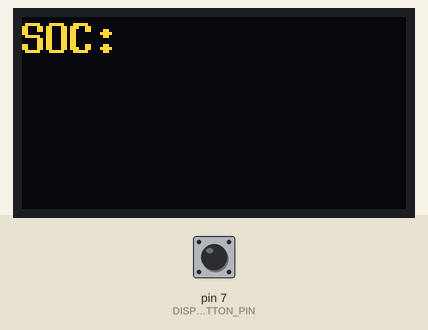
Simulated run of this program. Board: Arduino Nano, built with avr-gcc and run on an emulated ATmega328P. Shown: 128×64 one-colour display. The test bench sets the inputs (shaded band); at power-on: pin 7 (DISPLAY_BUTTON_PIN) LOW. The OLED is the two-colour kind (top 16 rows yellow); what the program prints to the serial monitor is not drawn.

Above: at 37.93 s.

The program:

main.cpp
```cpp
#include <Arduino.h>
#include <U8g2lib.h>
#include <U8x8lib.h>
#include <unistd.h>

#include "bluetooth.h"
#include "tinybms.h"
#include "util.h"
#ifdef U8X8_HAVE_HW_SPI
#include <SPI.h>
#endif
#ifdef U8X8_HAVE_HW_I2C
#include <Wire.h>
#endif

#define SERIAL_BAUD 9600
#define POLL_INTERVAL 1000

#define DISPLAY_BUTTON_PIN 7
#define DISPLAY_TIMEOUT 60000

Battery_voltage battery_voltage;
Battery_current battery_current;
Battery_soc battery_soc;
Battery_temp battery_temp;

U8X8_SSD1306_128X64_NONAME_HW_I2C u8x8(/* reset=*/U8X8_PIN_NONE);

Fprintable fu8x8(u8x8);

AltSoftSerial Serial1(SERIAL1_RX_PIN, SERIAL1_TX_PIN);

bool displayPowerSaveEnable = true;
unsigned long displayWakeCall;

void display_nobt_msg();

void setup() {
  Serial1.begin(SERIAL_BAUD);
  DEBUGP(F("Debug output enabled\r\n"));

  fSerial1.print(F("Starting TinyBMSDisplay\r\n"));
  u8x8.begin();

  while (init_bluetooth() < 0) {
    fSerial1.print(
        F("Bluetooth initialization failure. Retrying after sleep\r\n"));
    display_nobt_msg();
    delay(1000);
  }

  init_tinybms();
  u8x8.clear();

  pinMode(DISPLAY_BUTTON_PIN, INPUT);

  fSerial1.print(F("Init OK\r\n"));
}

void load_battery_data() {
  load_battery_voltage(&battery_voltage);
  load_battery_current(&battery_current);
  load_battery_soc(&battery_soc);
  load_battery_temp(&battery_temp);
}

#define float2str1(x) dtostrf(x, 3, 2, tmp)
#define float2str2(x) dtostrf(x, 3, 2, tmp1)

void display_data() {
  char tmp[6], tmp1[6];

  u8x8.setFont(u8x8_font_8x13B_1x2_f);
  u8x8.setCursor(0, 0);
  fu8x8.printf(F("SOC:     %hu%%   "), battery_soc.stateOfChargeHp / 1000000);

  u8x8.setFont(u8x8_font_pcsenior_r);

  u8x8.setCursor(0, 2);
  fu8x8.printf(F("Current: %sA "), float2str1(battery_current.pack_current));

  u8x8.setCursor(0, 3);
  fu8x8.printf(F("Voltage: %sV "),
               float2str1(battery_voltage.pack_voltage.fvoltage));

  u8x8.setFont(u8x8_font_chroma48medium8_u);

  u8x8.setCursor(0, 5);
  fu8x8.printf(F("CELL: %s-%s"),
               float2str1(battery_voltage.min_cell_voltage / 1000.0),
               float2str2(battery_voltage.max_cell_voltage / 1000.0));

  u8x8.setCursor(0, 6);
  fu8x8.printf(F("TEMP: %u %u %u C"), battery_temp.temp_sensor0 / 10,
               battery_temp.temp_sensor1 / 10, battery_temp.temp_sensor2 / 10);
}

void display_nobt_msg() {
  u8x8.clear();
  u8x8.setFont(u8x8_font_7x14B_1x2_f);
  u8x8.setCursor(0, 10);
  u8x8.print(F("No BT Connection"));
}

void check_display_wake() {

  if(digitalRead(DISPLAY_BUTTON_PIN) == HIGH) {
    DEBUGP(F("Button press detected\r\n"));
    displayWakeCall = millis();
  }

}

void loop() {
  check_display_wake();

  if(displayPowerSaveEnable && millis() - displayWakeCall > DISPLAY_TIMEOUT) {
    DEBUGP(F("Disabling display"));
    u8x8.setPowerSave(true);
  } else {
    DEBUGP(F("Enabling display"));
    u8x8.setPowerSave(false);
  }

  load_battery_data();
  display_data();
  check_display_wake();

  fSerial1.printf(F("Uptime: %us\r\n"), millis() / 1000);
  fSerial1.printf(F("Free memory: %u\r\n\r\n"), freeMemory());
  delay(POLL_INTERVAL);
}
```

bluetooth.h
```cpp
#ifndef BLUETOOTH_H
#define BLUETOOTH_H

#include <AltSoftSerial.h>
#include <Arduino.h>

#include "tinybms.h"

#define btSerial (&Serial)

#define BT_BAUD 38400

int init_bluetooth(void);

#endif
```

tinybms.h
```cpp
#ifndef TINYBMS_H
#define TINYBMS_H

#include <Arduino.h>
#include <ModbusMaster.h>

#include "bluetooth.h"

#define serial (&Serial)

#define TINYBMS_ADDRESS "0018,e4,08201b"
#define TINYBMS_PIN "0516"

#define MODBUS_BAUD 115200

#define TINYBMS_DEVICE_ID 0xAA
#define MODBUS_INTERVAL 200
#define MODBUS_RETRY_INTERVAL 200
#define MODBUS_RETRY_COUNT 2

#define CELL_COUNT_REGISTER 53
#define PACK_VOLTAGE_REGISTER_0 36
#define PACK_CURRENT_REGISTER_0 38
#define MIN_CELL_VOLTAGE_REGISTER 40
#define MAX_CELL_VOLTAGE_REGISTER 41
#define PACK_CAPACITY_REGISTER 306
#define PACK_SOC_REGISTER_0 46

#define TEMP_SENSOR_1_REGISTER 42
#define TEMP_SENSOR_2_REGISTER 43
#define TEMP_SENSOR_0_REGISTER 48

extern ModbusMaster *modbus;

typedef struct _battery_temp {
  uint16_t temp_sensor0;
  uint16_t temp_sensor1;
  uint16_t temp_sensor2;
} Battery_temp;

typedef struct _battery_voltage {

  union _pack_voltage {
    float fvoltage;
    uint16_t ivoltage[2];

  } pack_voltage;

  uint16_t min_cell_voltage;
  uint16_t max_cell_voltage;

} Battery_voltage;

typedef struct _battery_current {
  float pack_current;
} Battery_current;

typedef struct _battery_soc {
  uint32_t stateOfChargeHp;
} Battery_soc;

void init_tinybms();
int readRegistersWithRetry(uint16_t idx, uint16_t count, uint16_t *dest,
                           uint8_t retrcnt);
int load_battery_voltage( Battery_voltage *voltage);
int load_battery_current(Battery_current *current);
int load_battery_soc(Battery_soc *soc);
int load_battery_temp(Battery_temp *temp);

#endif
```

util.h
```cpp
#ifndef UTIL_H
#define UTIL_H

using namespace std;

#include <Arduino.h>
#include <AltSoftSerial.h>
#include <stdarg.h>

#define DEBUG 1

#ifdef DEBUG
#define DEBUGP(...)             \
  do {                          \
    fSerial1.printf(__VA_ARGS__); \
  } while (false)
#else
#define DEBUGP(...) \
  do {              \
  } while (false)
#endif

#define SERIAL1_TX_PIN 8
#define SERIAL1_RX_PIN 9

class Fprintable : public Print {
 public:
  Fprintable(Print &p);
  size_t printf(const char *fmt, va_list args);
  size_t printf(const char *fmt, ...);
  size_t printf(const __FlashStringHelper *ifsh, ...);

  size_t write(uint8_t b) override { return this->_print.write(b); }
  size_t write(const uint8_t *buffer, size_t size) override {
    return this->_print.write(buffer, size);
  }
  int availableForWrite() override { return this->_print.availableForWrite(); }
  void flush() override { this->_print.flush(); }

 protected:
  Print &_print;
};

extern AltSoftSerial Serial1;
extern Fprintable fSerial1;

int freeMemory();

#endif
```

bluetooth.cpp
```cpp
#include "bluetooth.h"

#include <Arduino.h>

#include "util.h"

int bt_cmd(const char *cmd, char *resp) {
  int bytes = 0;

  btSerial->write(cmd);
  btSerial->flush();
  delay(100);

  int availBytes = btSerial->available();

  if (availBytes > 0) {
    bytes = btSerial->readBytes(resp, availBytes);
    resp[bytes] = '\0';
    fSerial1.printf("%s\r\n", resp);
  }

  return bytes;
}

#define BT_BUFSIZ 64

int init_bluetooth(void) {

  char *bt_buf = (char *)malloc(BT_BUFSIZ);

  DEBUGP(F("init_bt\r\n"));

  btSerial->begin(BT_BAUD);

  // flush input
  while (btSerial->available() > 0) {
    btSerial->read();
  }

  // Check if in the AT mode
  if (bt_cmd("AT\r\n", bt_buf) > 0) {
    if (strncmp(bt_buf, "OK\r\n", BT_BUFSIZ) != 0) {
      fSerial1.printf(F("Unexpected BT response: %s\r\n"), bt_buf);
      free(bt_buf);
      return -1;
    }
  } else {
      fSerial1.println(F("BT already in data mode?\r\n"));
      free(bt_buf);
      return 0;
  }

  // Check the version, just in case...
  bt_cmd("AT+VERSION\r\n", bt_buf);

  // Set role to Master
  // bt_cmd("AT+ROLE=1\r\n", bt_buf);

  bt_cmd("AT+BIND?\r\n", bt_buf);
  // Bind to target address
  sprintf(bt_buf, "AT+BIND=%s\r\n", TINYBMS_ADDRESS);
  bt_cmd(bt_buf, bt_buf);

  bt_cmd("AT+PSWD?\r\n", bt_buf);
  // Set pin
  sprintf(bt_buf, "AT+PSWD=\"%s\"\r\n", TINYBMS_PIN);
  bt_cmd(bt_buf, bt_buf);

  bt_cmd("AT+UART?\r\n", bt_buf);
  // Set the connection speed
  sprintf(bt_buf, "AT+UART=%li,0,0\r\n", MODBUS_BAUD);
  bt_cmd(bt_buf, bt_buf);

  // Request a connection
  bt_cmd("AT+CMODE=0\r\n", bt_buf);

  // Set role to Master
  bt_cmd("AT+ROLE=1\r\n", bt_buf);

  // Get out of the command mode
  bt_cmd("AT+RESET\r\n", bt_buf);

  free(bt_buf);
  return 1;
}
```

tinybms.cpp
```cpp
#include "tinybms.h"

#include "util.h"

ModbusMaster *modbus;

void init_tinybms() {
  DEBUGP(F("init_tinybms()\r\n"));
  modbus = new ModbusMaster();

  // Init the modbus interface
  serial->begin(MODBUS_BAUD);
  modbus->begin(TINYBMS_DEVICE_ID, *serial);
}

int readRegistersWithRetry(uint16_t idx, uint16_t count, uint16_t *dest,
                           uint8_t retrcnt) {

  DEBUGP(F("readRegistersWithRetry(%hu, %hu, %x, %hhu)\r\n"), idx, count, (int)dest, retrcnt);

  do {
    uint8_t result = 0;

    if ((result = modbus->readHoldingRegisters(idx, count)) ==
        modbus->ku8MBSuccess) {
      uint16_t j = 0;
      for (j = 0; j < count; j++) {
        dest[j] = modbus->getResponseBuffer(j);
        DEBUGP(F("register %hhu = %hx\r\n"), j, dest[j]);
      }
      break;
    } else {
      // this may be too chatty
      DEBUGP(F("Modbus error %hhx\r\n"), result);
    }

    retrcnt--;
    delay(MODBUS_RETRY_INTERVAL);

  } while (retrcnt > 0);

  return retrcnt - 1;
}

int load_battery_voltage(Battery_voltage *voltage) {
  int result = 1;

  if (readRegistersWithRetry(PACK_VOLTAGE_REGISTER_0, 2,
                             voltage->pack_voltage.ivoltage,
                             MODBUS_RETRY_COUNT) <= 0)
    result = -1;

  delay(MODBUS_INTERVAL);

  if (readRegistersWithRetry(MIN_CELL_VOLTAGE_REGISTER, 1,
                             &voltage->min_cell_voltage,
                             MODBUS_RETRY_COUNT) <= 0)
    result = -1;

  delay(MODBUS_INTERVAL);

  if (readRegistersWithRetry(MAX_CELL_VOLTAGE_REGISTER, 1,
                             &voltage->max_cell_voltage,
                             MODBUS_RETRY_COUNT) <= 0)
    result = -1;

  delay(MODBUS_INTERVAL);

  return result;
}

int load_battery_current(Battery_current *current) {
  int result = 1;

  if (readRegistersWithRetry(PACK_CURRENT_REGISTER_0, 2,
                             (uint16_t *)&current->pack_current,
                             MODBUS_RETRY_COUNT) <= 0)
    result = -1;

  delay(MODBUS_INTERVAL);

  return result;
}

int load_battery_soc(Battery_soc *soc) {
  int result = 1;

  if (readRegistersWithRetry(PACK_SOC_REGISTER_0, 2,
                             (uint16_t *)&(soc->stateOfChargeHp),
                             MODBUS_RETRY_COUNT) <= 0)
    result = -1;

  delay(MODBUS_INTERVAL);

  return result;
}

int load_battery_temp(Battery_temp *temp) {
  int result = 1;

  if (readRegistersWithRetry(TEMP_SENSOR_0_REGISTER, 1, &temp->temp_sensor0,
                             MODBUS_RETRY_COUNT) <= 0)
    result = -1;

  delay(MODBUS_INTERVAL);

  if (readRegistersWithRetry(TEMP_SENSOR_1_REGISTER, 1, &temp->temp_sensor1,
                             MODBUS_RETRY_COUNT) <= 0)
    result = -1;

  delay(MODBUS_INTERVAL);

  if (readRegistersWithRetry(TEMP_SENSOR_2_REGISTER, 1, &temp->temp_sensor2,
                             MODBUS_RETRY_COUNT) <= 0)
    result = -1;

  delay(MODBUS_INTERVAL);

  return result;
}
```

util.cpp
```cpp
#include "util.h"

#include <Arduino.h>

Fprintable fSerial1(Serial1);

#ifdef __arm__
// should use uinstd.h to define sbrk but Due causes a conflict
extern "C" char *sbrk(int incr);
#else   // __ARM__
extern char *__brkval;
#endif  // __arm__

int freeMemory() {
  char top;
#ifdef __arm__
  return &top - reinterpret_cast<char *>(sbrk(0));
#elif defined(CORE_TEENSY) || (ARDUINO > 103 && ARDUINO != 151)
  return &top - __brkval;
#else   // __arm__
  return __brkval ? &top - __brkval : &top - __malloc_heap_start;
#endif  // __arm__
}

Fprintable::Fprintable(Print &p) : _print(p) {}

#define PRINT_BUFSIZ 16
size_t Fprintable::printf(const char *fmt, va_list args) {
  size_t result = 0;
  char *buf = (char *)malloc(PRINT_BUFSIZ);
  if (buf) {
    result = vsnprintf(
        buf, PRINT_BUFSIZ, fmt,
        args);
    if (result > PRINT_BUFSIZ - 1) {
      buf = (char *)realloc(buf, result + 1);
      vsnprintf(buf, result + 1, fmt, args);
    }

    result = _print.write(buf);
    free(buf);
  }
  return result;
}

size_t Fprintable::printf(const char *fmt, ...) {
  size_t result = 0;
  va_list argp;
  va_start(argp, fmt);
  result = this->printf(fmt, argp);
  va_end(argp);
  return result;
}

size_t Fprintable::printf(const __FlashStringHelper *ifsh, ...) {
  size_t result = 0;
  PGM_P p = reinterpret_cast<PGM_P>(ifsh);
  char *buf = (char *)malloc(PRINT_BUFSIZ);
  if (buf) {
    va_list argp;
    va_start(argp, ifsh);
    result = vsnprintf_P(
        buf, PRINT_BUFSIZ, p,
        argp);
    va_end(argp);
    if (result > PRINT_BUFSIZ - 1) {
      buf = (char *)realloc(buf, result + 1);
      va_start(argp, ifsh);
      vsnprintf_P(buf, result + 1, p, argp);
      va_end(argp);
    }

    result = _print.write(buf);
    free(buf);
  }
  return result;
}
```
